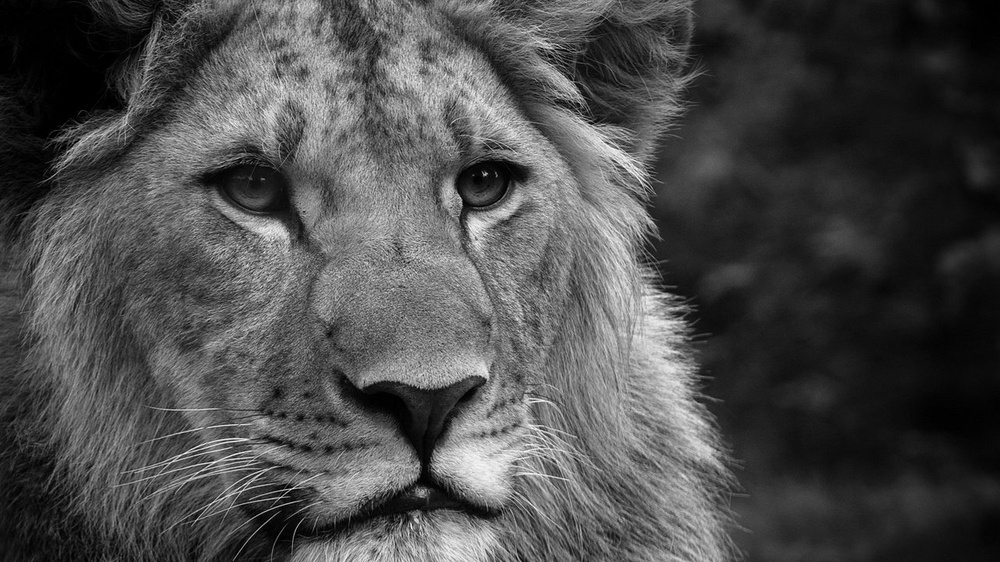
#> input picture img/lion.jpg, 1000 x 562 px, shrunk from 1920 x 1080 before the run
$ jupyter execute 'image 3 Histogram Eq.ipynb'
#> lines starting #> are read from the running program, lines starting #| are printed output that depends on the picture
[cell 1]
import cv2

[cell 2]
img = cv2.imread('img/lion.jpg',cv2.IMREAD_GRAYSCALE)
#> img is the input picture: shape (562, 1000); min 0, max 255, mean 76

[cell 3]
cv2.imshow('LION',img)
cv2.waitKey()
cv2.destroyWindow('LION')

[cell 4]
equalised_img = cv2.equalizeHist(img)
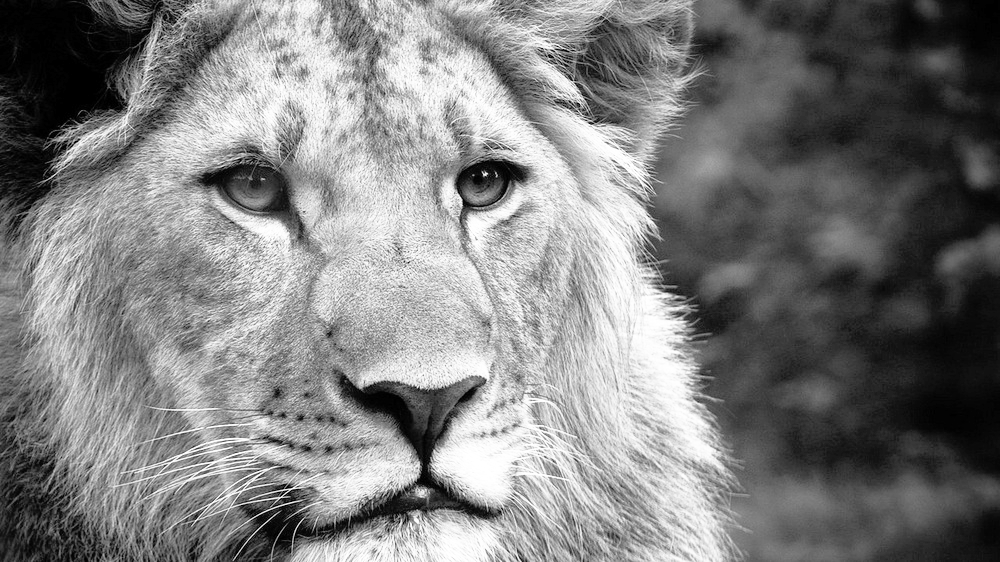
#> equalised_img: shape (562, 1000); min 0, max 255, mean 127.1

[cell 5]
cv2.imshow('EQ. IMG',equalised_img)
cv2.waitKey()
cv2.destroyAllWindows()

[cell 6]
import matplotlib.pyplot as plt

[cell 7]
plt.imshow(img)

[cell 8]
plt.imshow(equalised_img)

[cell 9]
hist_arr = cv2.calcHist([img],[0],None,[256],[0,256])
#> hist_arr = 256 values, max 8013 at index 19, min 0 at index 251, mean 2195.3

[cell 10]
plt.plot(hist_arr)
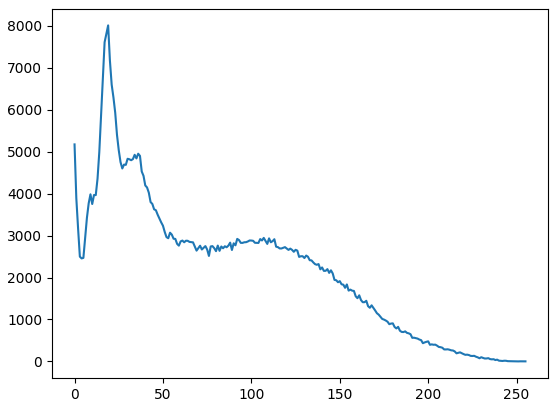
#> figure drawn by matplotlib, 1 panel; curve peaks at x = 19, y = 8013

[cell 11]
img[1]
#> Out = 1000 values, max 199 at index 297, min 0 at index 0, mean 63.83

$ run again, with img/rose.jpg copied over img/lion.jpg
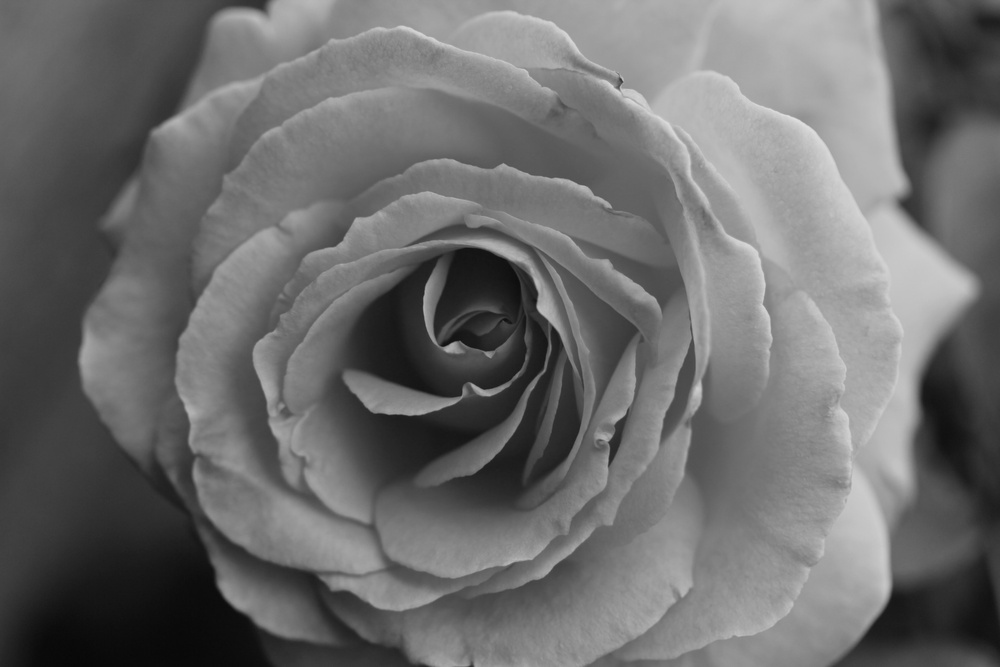
#> input picture img/rose.jpg, 1000 x 667 px, shrunk from 1920 x 1280 before the run
#> img is the input picture: shape (667, 1000); min 7, max 226, mean 108.7
#> `equalised_img = cv2.equalizeHist(img)`:
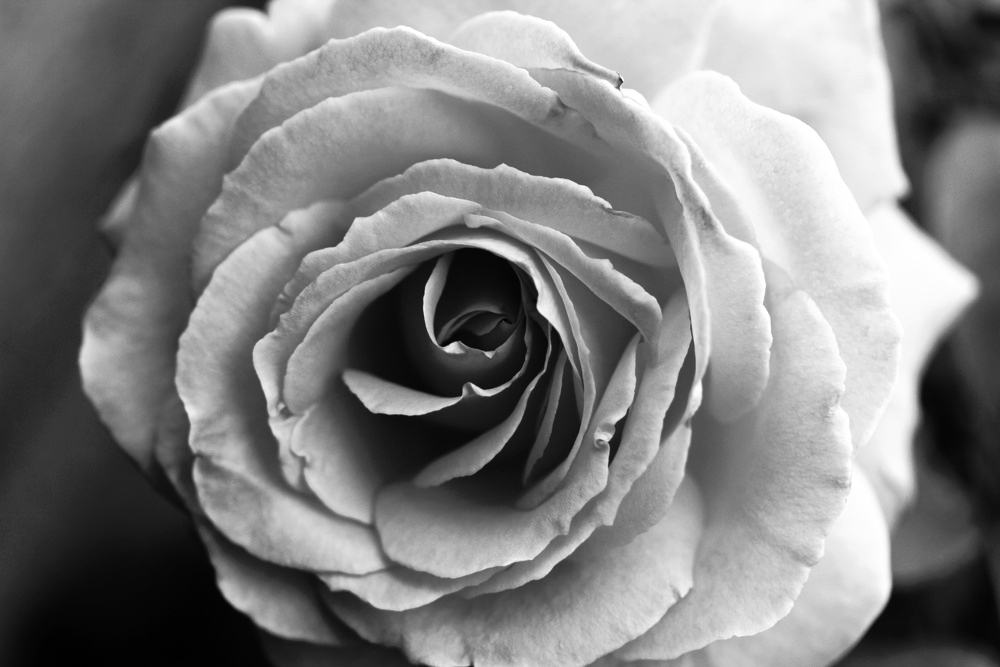
#> equalised_img: shape (667, 1000); min 0, max 255, mean 128.3
#> hist_arr = 256 values, max 6326 at index 118, min 0 at index 0, mean 2605.5
#> `[cell 10] plt.plot(hist_arr)`:
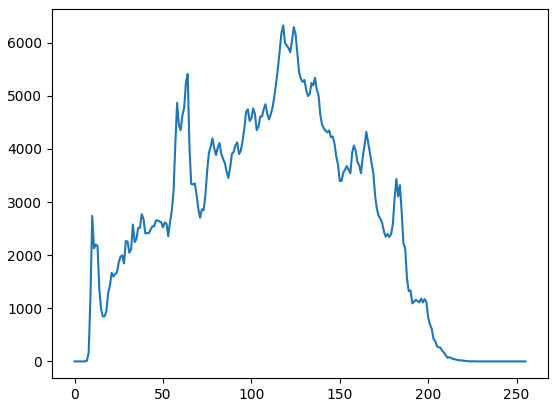
#> figure drawn by matplotlib, 1 panel; curve peaks at x = 118, y = 6326
#> Out = 1000 values, max 194 at index 768, min 49 at index 260, mean 135

$ run again, with img/sample1.jpg copied over img/lion.jpg
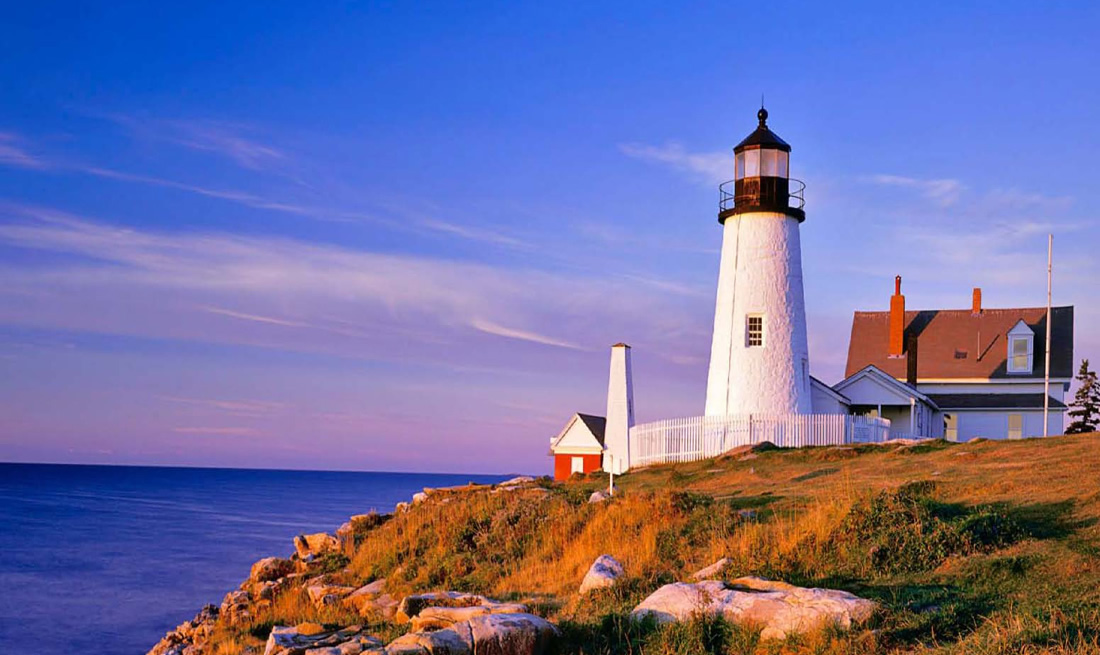
#> input picture img/sample1.jpg, 1100 x 655 px
#> `equalised_img = cv2.equalizeHist(img)`:
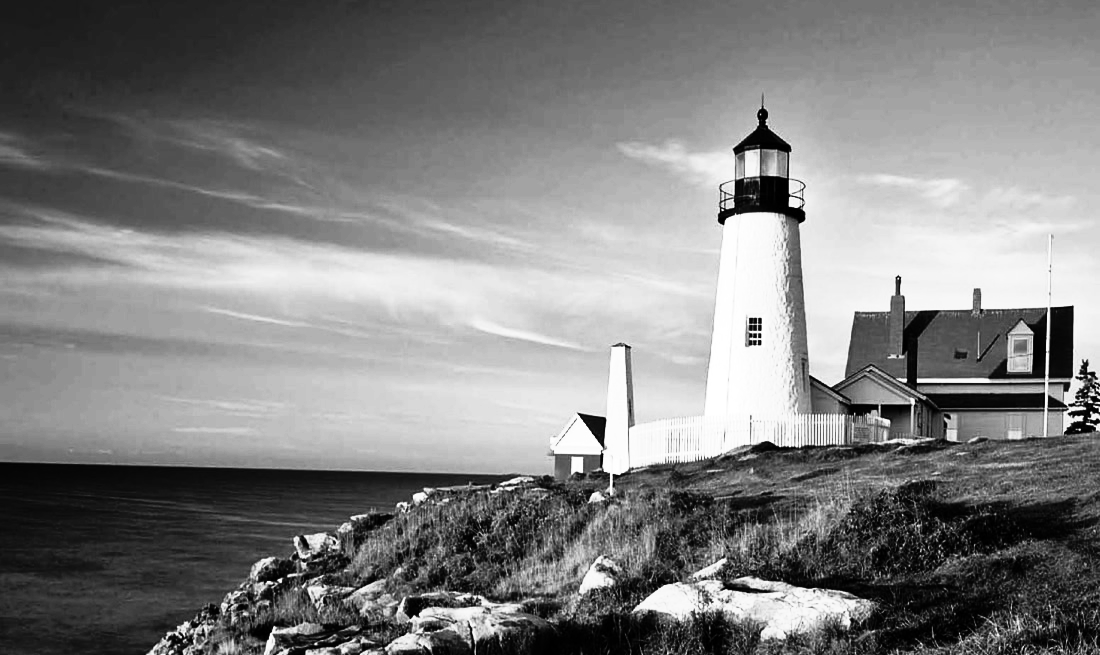
#> equalised_img: shape (655, 1100); min 0, max 255, mean 128.4
#> hist_arr = 256 values, max 10158 at index 134, min 1 at index 255, mean 2814.5
#> `[cell 10] plt.plot(hist_arr)`:
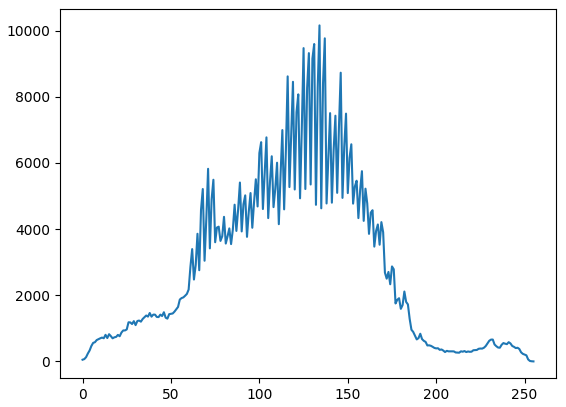
#> figure drawn by matplotlib, 1 panel; curve peaks at x = 134, y = 10158
#> Out = 1100 values, max 120 at index 1040, min 61 at index 0, mean 93.78

$ run again, with img/tomato.jpg copied over img/lion.jpg
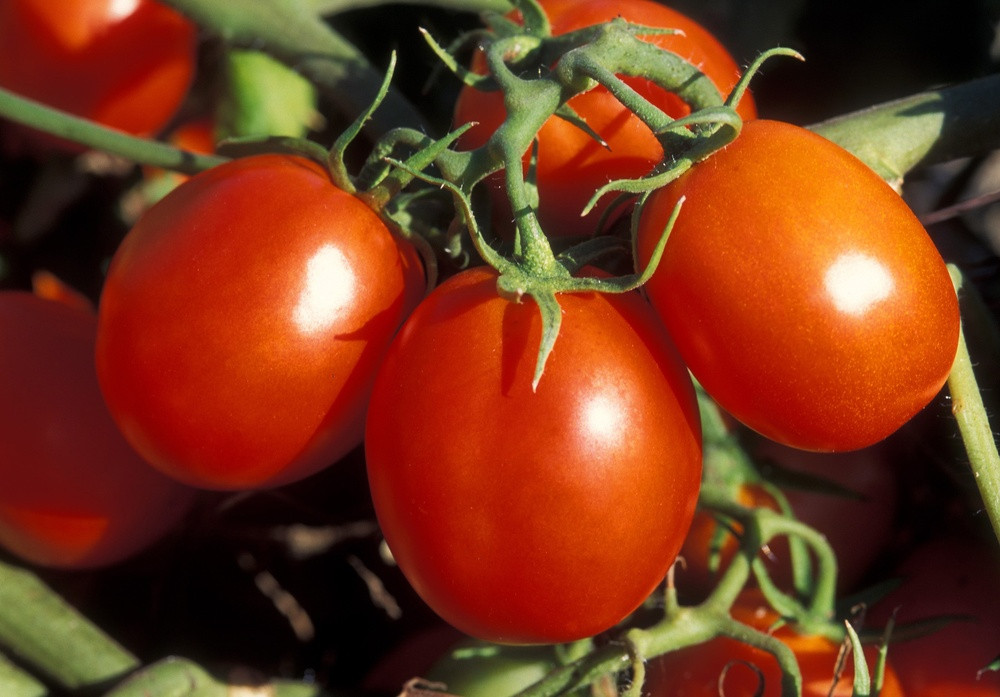
#> input picture img/tomato.jpg, 1000 x 697 px, shrunk from 2700 x 1882 before the run
#> `equalised_img = cv2.equalizeHist(img)`:
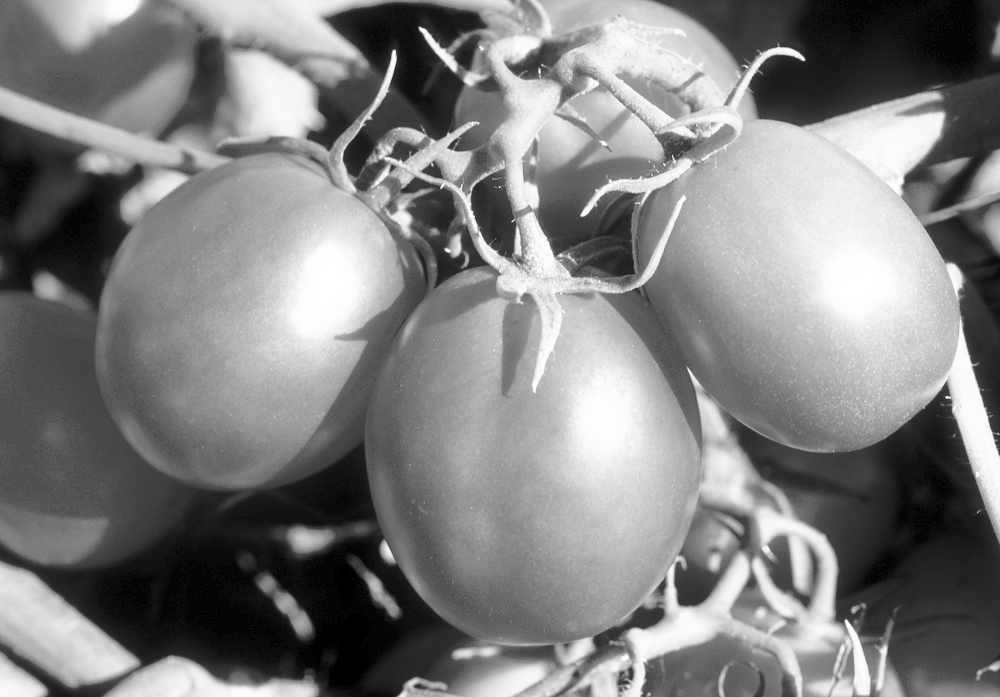
#> equalised_img: shape (697, 1000); min 0, max 255, mean 127.7
#> hist_arr = 256 values, max 15306 at index 2, min 0 at index 254, mean 2722.7
#> `[cell 10] plt.plot(hist_arr)`:
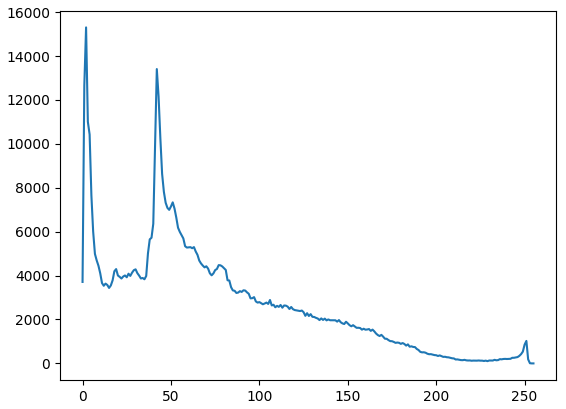
#> figure drawn by matplotlib, 1 panel; curve peaks at x = 2, y = 15306
#> Out = 1000 values, max 245 at index 122, min 0 at index 872, mean 77.72
